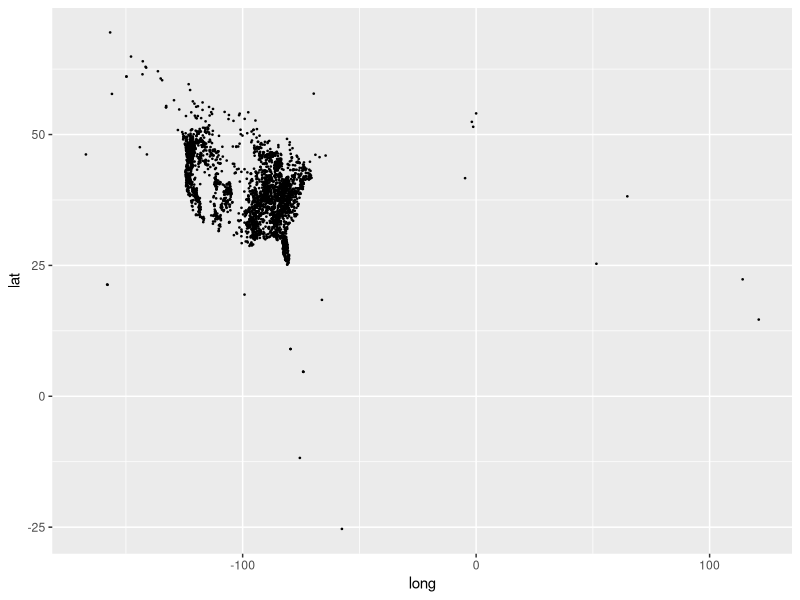
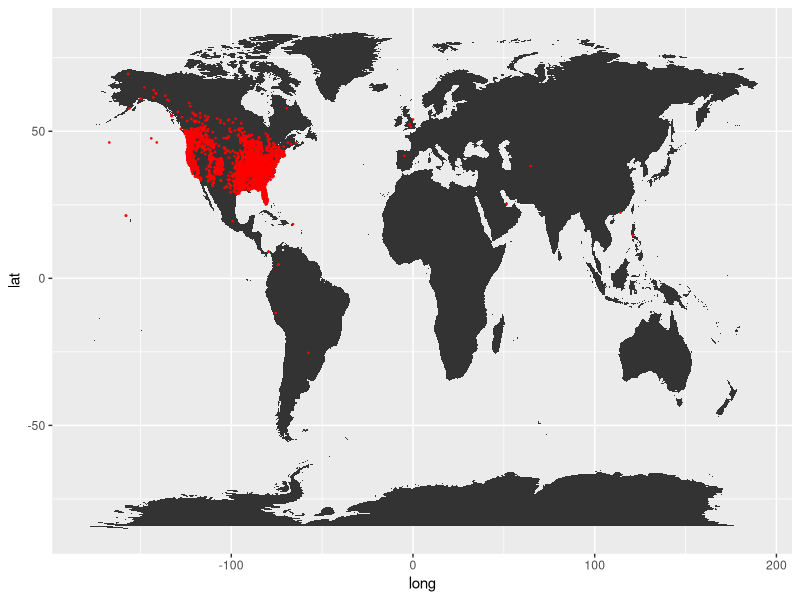
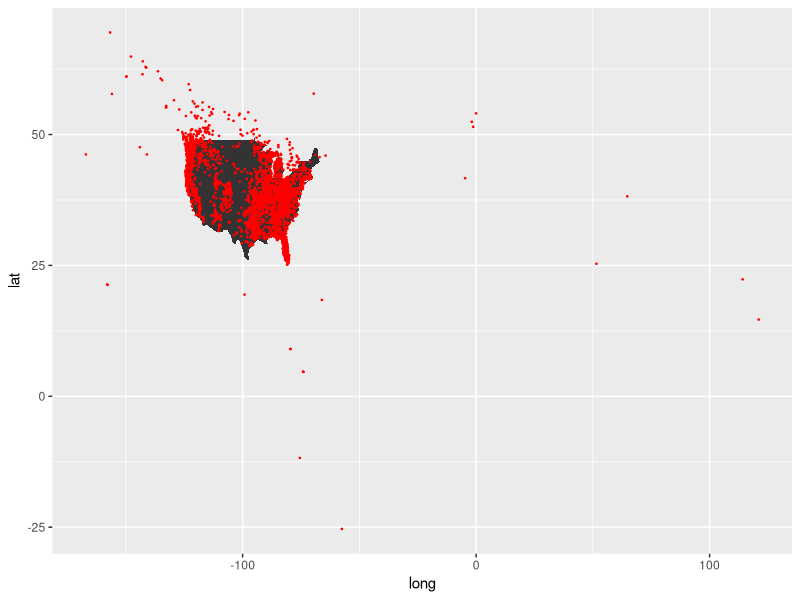
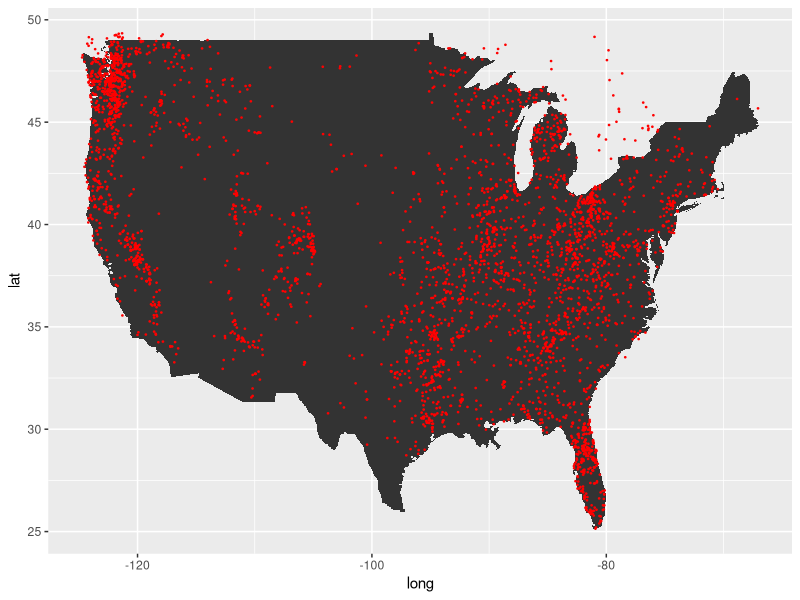

Recreate these plots in R, in order. (Note: this script raises an error after producing the figures.)
## ---- chunk 1
knitr::opts_chunk$set(echo = TRUE)
library(ggplot2)
library(tidyr)
library(dplyr)
library(maps)
library(mapproj)
library(sf)
## ---- chunk 2
bigfoot = read.csv('Bigfoot_Sightings.csv') %>%
  select(long=X, lat=Y, time=TimeWhen)
str(bigfoot)
## ---- chunk 3
ggplot(bigfoot, aes(long, lat)) + 
  geom_point(size = .25, show.legend = FALSE)
## ---- chunk 4
world_map = map_data("world")
ggplot(bigfoot, aes(x = long, y = lat))+
  geom_map(data = world_map, map = world_map, aes(map_id=region))+
  expand_limits(x = world_map$long, y = world_map$lat)+
  geom_point(size=0.25, color = "red")
## ---- chunk 5
us_map = map_data("state")
ggplot(bigfoot, aes(x = long, y = lat))+
  geom_map(data = us_map, map = us_map, aes(map_id=region))+
  geom_point(size=0.25, color = "red")
## ---- chunk 6
filtered_data <- bigfoot %>%
  filter(lat >= 24.4 &
         lat <= 49.4 &
         long >= -125.0 &
         long <= -66.9)
fewPoints = filtered_data


ggplot(filtered_data, aes(x = long, y = lat))+
  geom_map(data = us_map, map = us_map, aes(map_id=region))+
  geom_point(size=0.25, color = "red")

## ---- chunk 7
library(rnaturalearth)
library(maps)
lonlat_to_state <- function(fewPoints,
                            states = spData::us_states,
                            name_col = "NAME") {
    ## Convert points data.frame to an sf POINTS object
    pts <- st_as_sf(fewPoints, coords = 1:2, crs = 4326)

    ## Transform spatial data to some planar coordinate system
    ## (e.g. Web Mercator) as required for geometric operations
    states <- st_transform(states, crs = 3857)
    pts <- st_transform(pts, crs = 3857)

    ## Find names of state (if any) intersected by each point
    state_names <- states[[name_col]]
    ii <- as.integer(st_intersects(pts, states))
    state_names[ii]
}
us_states_ne <- ne_states(country = "United States of America",
                          returnclass = "sf")
data_with_states<- fewPoints |> mutate(state = tolower(lonlat_to_state(fewPoints, states = us_states_ne, name_col = "name")))
data_with_states = data_with_states |> filter(!is.na(state))
summarizedData = data_with_states |> group_by(state) |> summarize(totalSightings = n()) |> ungroup()
ggplot(data_with_states, aes(x = long, y = lat))+
  geom_map(data = us_map, map = us_map, aes(map_id=region))+
  geom_point(size=0.25, color = "red")+
  xlim(-126,-60)+
  ylim(24.4,49.4)
data_with_states = data_with_states |> merge(summarizedData,by="state")

ggplot(data_with_states, aes(map_id = state))+
  geom_map(aes(fill = totalSightings), map = us_map)+
expand_limits(x = us_map$long, y=us_map$lat)
#ggplot(summarizedData, aes(map_id = state))+
#  geom_map(aes(fill = totalSightings), map = states_map)+
#expand_limits(x = states_map$long, y=states_map$lat)
## ---- chunk 8
washington_data <- data_with_states %>%
  filter(state == "washington")
washington_map <- map_data("state", region = "washington")
ggplot(washington_data, aes(x = long, y = lat)) +
  geom_map(data = washington_map, map = washington_map, aes(map_id = region)) +
  geom_point(size = 0.25, color = "red") +
  expand_limits(x = washington_map$long, y=washington_map$lat)
